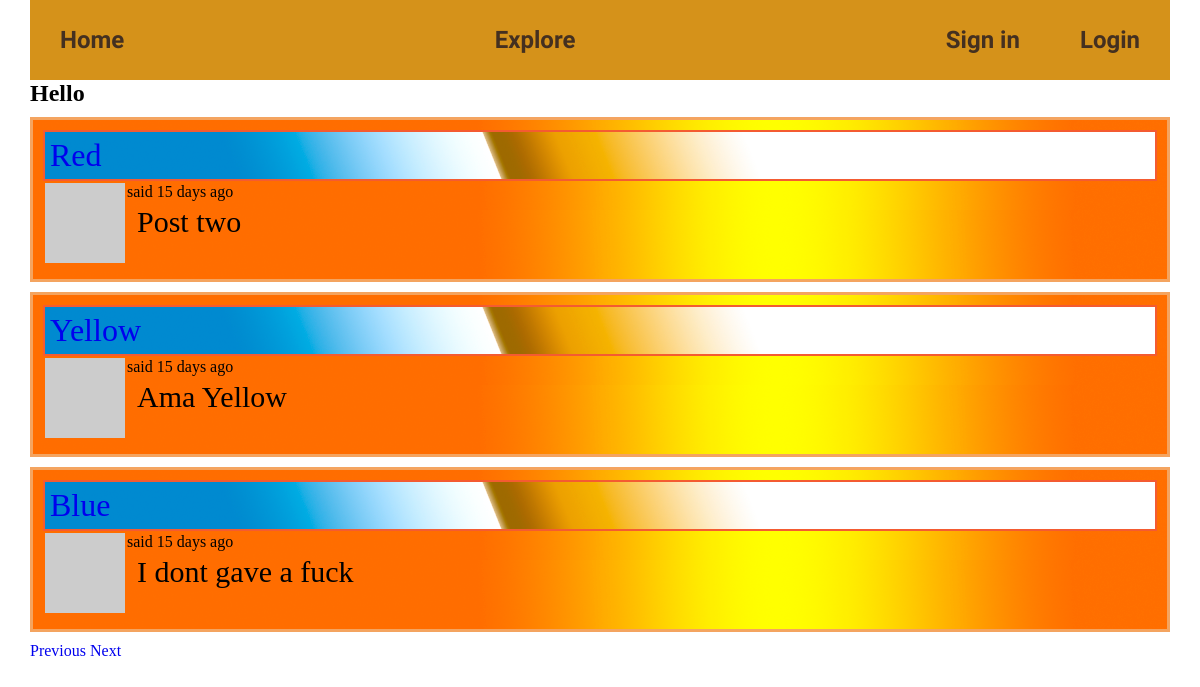
/explore?page=3, run on the app's committed database.
### app/models.py (models this page shows, shortened)
class Post(db.Model):
    id = db.Column(db.Integer, primary_key=True)
    body = db.Column(db.Text)
    timestamp = db.Column(db.DateTime, index=True, default=datetime.utcnow)
    user_id = db.Column(db.Integer, db.ForeignKey('user.id'))
    language = db.Column(db.String(5))

class User(db.Model, UserMixin):
    id = db.Column(db.Integer, primary_key=True)
    username = db.Column(db.String(64), nullable=False, index=True, unique=True)
    email = db.Column(db.String(120), nullable=False, index=True, unique=True)
    password_hash = db.Column(db.String(128))
    posts = db.relationship('Post', backref='author', lazy='dynamic')
    about_me = db.Column(db.Text)
    last_seen = db.Column(db.DateTime, default=datetime.utcnow)
    followed = db.relationship('User', secondary=followers,
                               primaryjoin=(followers.c.follower_id == id),
                               secondaryjoin=(followers.c.followed_id == id),
                               backref=db.backref('followers', lazy='dynamic'), lazy='dynamic')
    def avatar(self, size):
        digest = md5(self.email.lower().encode('utf-8')).hexdigest()
        return 'https://www.gravatar.com/avatar/{}?d=identicon&s={}'.format(
            digest, size)

### app/main/routes.py (the view)
@bp.route('/explore')
def explore():
    page = request.args.get('page', 1, type=int)
    posts = Post.query.order_by(Post.timestamp.desc()).paginate(page, app.config['POST_PER_PAGE'], False)
    next_url = url_for('main.explore', page=posts.next_num) if posts.has_next else None
    prev_url = url_for('main.explore', page=posts.prev_num) if posts.has_prev else None
    return render_template('index.html', title="Explore", posts=posts.items, next_url=next_url, prev_url=prev_url)

### app/main/routes.py (called while the page is built)
@bp.before_app_request
def before_request():
    if current_user.is_authenticated:
        current_user.last_seen = datetime.utcnow()
        db.session.commit()
    g.locale = str(get_locale())

### app/templates/index.html (shortened to what this page needs)
{% extends 'base.html' %}
{% block body %}
    <h1>Hello {{ current_user.username }}</h1>
    {% for post in posts %}
        <div class="post_show">
            {% include '_post.html' %}
        </div>
    {% endfor %}
    {% if prev_url %}
        <a href="{{ prev_url }}" class="next">Previous</a>
    {% endif %}
    {% if next_url %}
        <a href="{{ next_url }}" class="next">Next</a>
    {% endif %}
{% endblock %}

### app/templates/_post.html (shortened to what this page needs)
<table>
    <tr valign="top">
        <td><img src="{{ post.author.avatar(36) }}"></td>
        <div class="post_show__label">
            <a href="{{ url_for('main.user', username=post.author.username) }}">{{ post.author.username }}</a>
        </div>
        <td>
            said {{ moment(post.timestamp).fromNow() }}
            <p class="post_show__text">{{ post.body }}</p>
        </td>
    </tr>
</table>

### app/static/css/style.css (style rules this page uses)
* { box-sizing: border-box; margin: 0; padding: 0; }
a { text-decoration: none; }
.post_show__label { font-size: 32px; padding: 5px; font-family: fantasy; border: 2px #f45b31 solid; background-image: url("../img/bg-label.png"); color: #000000; }
.post_show { border: 3px sandybrown solid; margin: 10px 0; padding: 10px; background-image: url("../img/bg.png"); }
.post_show__text { font-size: 30px; margin: 4px 10px 10px; font-family: Ebrima, cursive; }

### data on the page
Post: author.username "Red", timestamp "15 days ago", body "Post two"
Post: author.username "Yellow", timestamp "15 days ago", body "Ama Yellow"
Post: author.username "Blue", timestamp "15 days ago", body "I dont gave a fuck"
